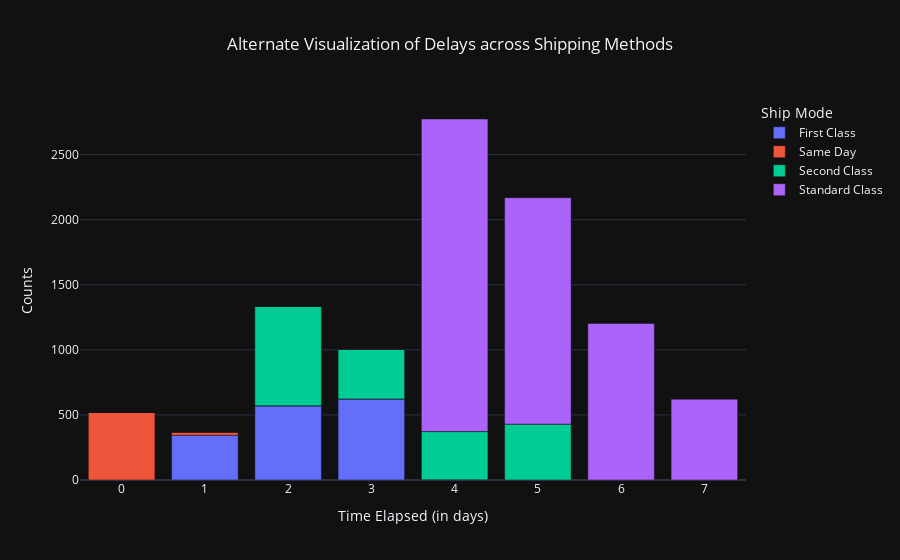

The code cell stored with this chart in its notebook:
### Code cell
fig = px.bar(data_frame=final_gb_spm,title = 'Alternate Visualization of Delays across Shipping Methods',hover_data={'Ship Mode':True})
fig.update_layout(title_x=0.5,xaxis_title="Time Elapsed (in days)",yaxis_title="Counts",dragmode=False,xaxis=dict(tickvals = final_gb_spm.index,ticktext=list(range(0,8))))

### Figure 1 — Plotly figure (JSON) as saved in the notebook; plotly's stock layout.template omitted (floating-point values rounded to 4 significant figures)
{"data": [{"alignmentgroup": "True", "customdata": [["First Class"], ["First Class"], ["First Class"], ["First Class"], ["First Class"], ["First Class"], ["First Class"], ["First Class"]], "hovertemplate": "Ship Mode=%{customdata[0]}<br>Elapsed_Time=%{x}<br>value=%{y}<extra></extra>", "legendgroup": "First Class", "marker": {"color": "#636efa", "pattern": {"shape": ""}}, "name": "First Class", "offsetgroup": "First Class", "orientation": "v", "showlegend": true, "textposition": "auto", "x": [0, 86400000000000, 172800000000000, 259200000000000, 345600000000000, 432000000000000, 518400000000000, 604800000000000], "xaxis": "x", "y": [0.0, 344.0, 570.0, 623.0, 1.0, 0.0, 0.0, 0.0], "yaxis": "y", "type": "bar"}, {"alignmentgroup": "True", "customdata": [["Same Day"], ["Same Day"], ["Same Day"], ["Same Day"], ["Same Day"], ["Same Day"], ["Same Day"], ["Same Day"]], "hovertemplate": "Ship Mode=%{customdata[0]}<br>Elapsed_Time=%{x}<br>value=%{y}<extra></extra>", "legendgroup": "Same Day", "marker": {"color": "#EF553B", "pattern": {"shape": ""}}, "name": "Same Day", "offsetgroup": "Same Day", "orientation": "v", "showlegend": true, "textposition": "auto", "x": [0, 86400000000000, 172800000000000, 259200000000000, 345600000000000, 432000000000000, 518400000000000, 604800000000000], "xaxis": "x", "y": [519.0, 24.0, 0.0, 0.0, 0.0, 0.0, 0.0, 0.0], "yaxis": "y", "type": "bar"}, {"alignmentgroup": "True", "customdata": [["Second Class"], ["Second Class"], ["Second Class"], ["Second Class"], ["Second Class"], ["Second Class"], ["Second Class"], ["Second Class"]], "hovertemplate": "Ship Mode=%{customdata[0]}<br>Elapsed_Time=%{x}<br>value=%{y}<extra></extra>", "legendgroup": "Second Class", "marker": {"color": "#00cc96", "pattern": {"shape": ""}}, "name": "Second Class", "offsetgroup": "Second Class", "orientation": "v", "showlegend": true, "textposition": "auto", "x": [0, 86400000000000, 172800000000000, 259200000000000, 345600000000000, 432000000000000, 518400000000000, 604800000000000], "xaxis": "x", "y": [0.0, 1.0, 764.0, 380.0, 371.0, 429.0, 0.0, 0.0], "yaxis": "y", "type": "bar"}, {"alignmentgroup": "True", "customdata": [["Standard Class"], ["Standard Class"], ["Standard Class"], ["Standard Class"], ["Standard Class"], ["Standard Class"], ["Standard Class"], ["Standard Class"]], "hovertemplate": "Ship Mode=%{customdata[0]}<br>Elapsed_Time=%{x}<br>value=%{y}<extra></extra>", "legendgroup": "Standard Class", "marker": {"color": "#ab63fa", "pattern": {"shape": ""}}, "name": "Standard Class", "offsetgroup": "Standard Class", "orientation": "v", "showlegend": true, "textposition": "auto", "x": [0, 86400000000000, 172800000000000, 259200000000000, 345600000000000, 432000000000000, 518400000000000, 604800000000000], "xaxis": "x", "y": [0.0, 0.0, 0.0, 2.0, 2402.0, 1740.0, 1203.0, 621.0], "yaxis": "y", "type": "bar"}], "layout": {"xaxis": {"anchor": "y", "domain": [0.0, 1.0], "title": {"text": "Time Elapsed (in days)"}, "tickvals": [0, 86400000000000, 172800000000000, 259200000000000, 345600000000000, 432000000000000, 518400000000000, 604800000000000], "ticktext": [0, 1, 2, 3, 4, 5, 6, 7]}, "yaxis": {"anchor": "x", "domain": [0.0, 1.0], "title": {"text": "Counts"}}, "legend": {"title": {"text": "Ship Mode"}, "tracegroupgap": 0}, "title": {"text": "Alternate Visualization of Delays across Shipping Methods", "x": 0.5}, "barmode": "relative", "dragmode": false}}
